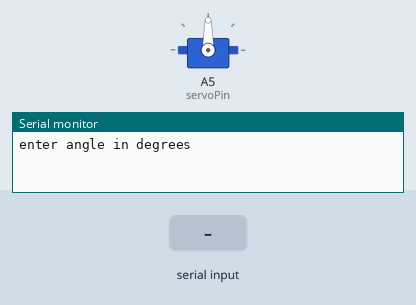
Bench run of a sketch on a simulated Arduino Uno, built with avr-gcc and run on an emulated ATmega328P. Parts: servo, the last lines printed to the serial monitor. The test bench sets the inputs (shaded band).

Above: at 1.2 s.
1.3 s: "1,90,45\n" received over Serial
At 2.1 s:
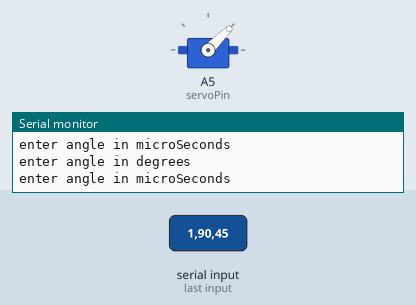
At 3.5 s:
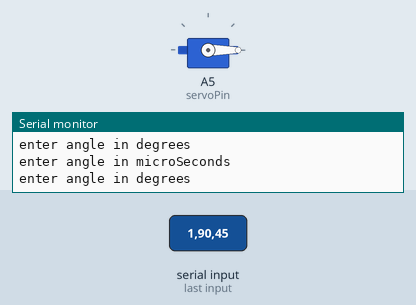
3.8 s: "200\n" received over Serial
At 4.2 s:
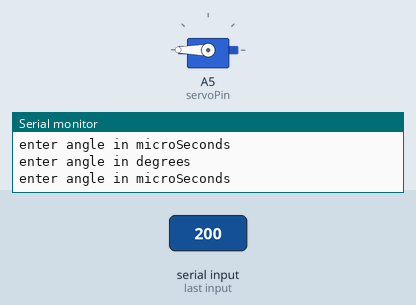
Timing chart, 0 to 6.8 s (numbered marks = the images above; inputs shaded):
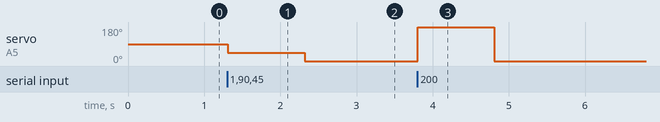

Measured:
- after the input at 1.3 s, servo on A5 (servoPin): 90° → 45° at once, → 0° 1.0 s later
- after the input at 3.8 s, servo on A5 (servoPin): 0° → 180° at once, → 0° 1.0 s later

The sketch:

ServoCalibratorCode.ino
```cpp
// Simmple loop with the goal for the user to note the difference between
// Servo.write() and Servo.writeMicroseconds() for their specific servo via trial and error.

#include <Servo.h>
int servoPin = A5;
int servoPosition;
Servo myServo;


void setup() {
  Serial.begin(9600);
  myServo.attach(servoPin);
}

void loop() {
  Serial.println("enter angle in degrees");
  while (Serial.available() == 0){
  }
  servoPosition = Serial.parseInt();
  myServo.write(servoPosition);

  Serial.println("enter angle in microSeconds");
  while (Serial.available() == 0){
  }
  servoPosition = Serial.parseInt();
  myServo.writeMicroseconds(servoPosition);
}
```
